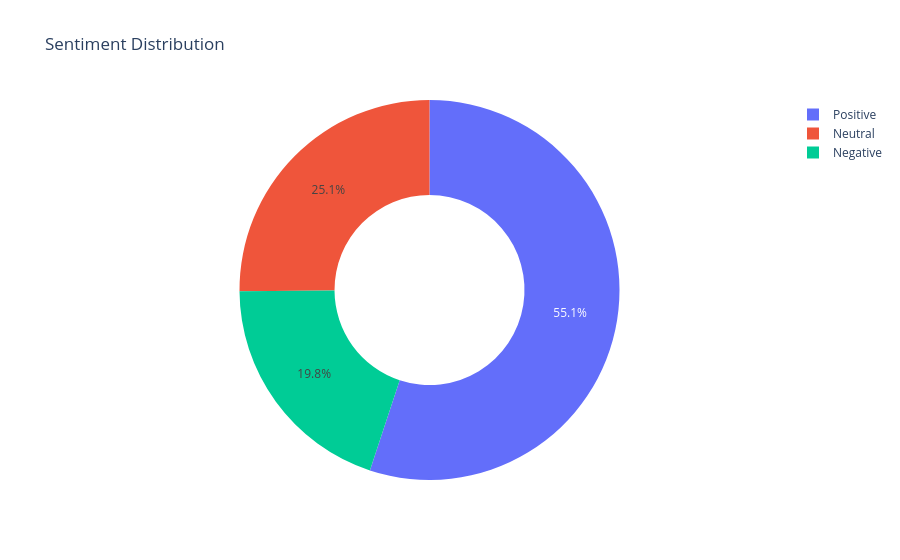

Notebook cell for this chart:
### Markdown cell above
# Data Analysis

### Code cell
#What is the overall distribution of customer sentiments?
sentiment_counts = df['sentiment'].value_counts().reset_index()
sentiment_counts.columns = ['Sentiment', 'Count']

px.pie(
    sentiment_counts,
    names='Sentiment',
    values='Count',
    hole=0.5,
    title='Sentiment Distribution'
)

### Figure 1 — Plotly figure (JSON) as saved in the notebook; plotly's stock layout.template omitted (floating-point values rounded to 4 significant figures)
{"data": [{"domain": {"x": [0, 1], "y": [0, 1]}, "hole": 0.5, "hovertemplate": "Sentiment=%{label}<br>Count=%{value}<extra></extra>", "labels": ["Positive", "Neutral", "Negative"], "legendgroup": "", "name": "", "showlegend": true, "type": "pie", "values": [27540, 12549, 9911]}], "layout": {"legend": {"tracegroupgap": 0}, "title": {"text": "Sentiment Distribution"}}}
